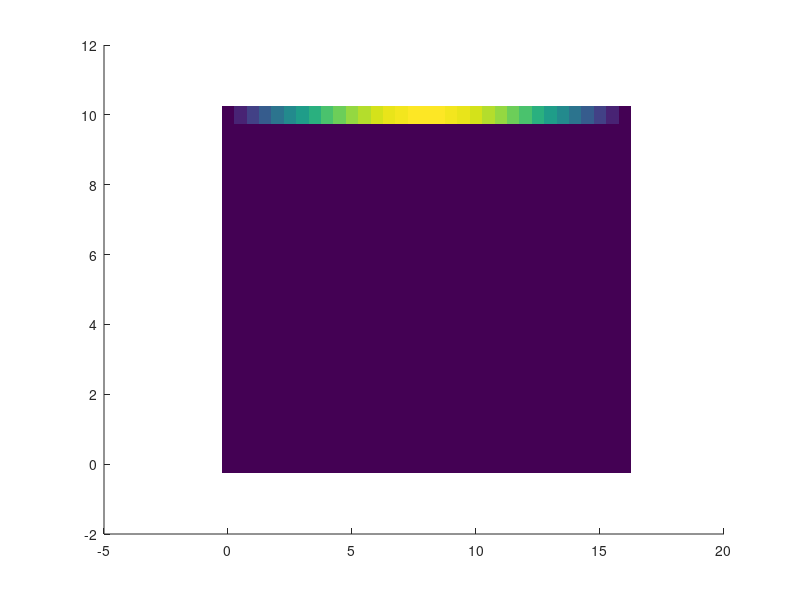

This figure's MATLAB source: (Note: this script raises an error after producing the figure.)
function finite_difference_solution(a_cm, b_cm, V_0, N_x, N_y, num_max_iter, max_rel_diff, plot_iterations)
% FINITE_DIFFERENCE_SOLUTION  Solves the electric potential in a
% rectangular covered trough using a 2D iterative finite difference method
% and plots the results.
%
% DESCRIPTION:
%   This function computes the electric scalar potential Phi_e(x,y) in a
%   rectangular cross-section metallic tube ('covered trough') with
%   Dirichlet boundary conditions. Three sides are held at zero potential
%   and the top face has a sinusoidal voltage profile. The solution is
%   computed iteratively using the finite difference method.
%
% SYNTAX:
%   finite_difference_solution(a_cm, b_cm, V_0, N_x, N_y, num_max_iter,
%   max_rel_diff, plot_iterations)
%
% INPUTS:
%   a_cm            - Width of the trough [cm]
%   b_cm            - Height of the trough [cm]
%   V_0             - Maximum voltage at the top boundary [V]
%   N_x             - Number of grid points along the y-axis
%   N_y             - Number of grid points along the x-axis
%   num_max_iter    - Maximum number of iterations
%   max_rel_diff    - Maximum relative difference to stop iterations
%   plot_iterations - Logical: true to plot potential at each iteration
%
% EXAMPLE:
%   finite_difference_solution(16, 10, 8, 33, 21, 500, 1e-3, true)
%
% AUTHOR:
%   Guilherme S. Rosa - Last modified: 2025-09-15

%% Default parameters if not provided
if nargin < 8
    a_cm = 16; 
    b_cm = 10;
    V_0 = 8;
    N_x = 33;
    N_y = 21;
    num_max_iter = 500;
    max_rel_diff = 1e-3;
    plot_iterations = true;
end

% Convert cm to meters
cm = 1e-2;
a = a_cm * cm;
b = b_cm * cm;

% Grid generation
x = linspace(0, a, N_x);
y = linspace(0, b, N_y);
[X, Y] = meshgrid(x, y);

% Discrete points for interior nodes
x_points = 2:N_x-1;
y_points = 2:N_y-1;

delta_x = (a)/(N_x-1);
delta_y = (b)/(N_y-1);

% Initialize potential matrix
Phi_e = zeros(N_x, N_y);

% Dirichlet boundaries
Phi_e(1,:) = 0;          % bottom
Phi_e(N_x,:) = 0;        % top in x direction
Phi_e(:,1) = 0;          % left

% Top boundary sinusoidal voltage
Phi_e(:,N_y) = V_0 .* sin(linspace(0, pi, N_x));

%% Plot setup if plotting iterations
if plot_iterations
    figure;
    hold on;
    fig = imagesc(x/cm, y/cm, Phi_e');  % Initial plot
    set(gca,'YDir','normal');     % so Y increases upwards
    colormap(parula);
    clim([0 V_0]);                % set color limits from 0 to V_0    
    axis([0 a/cm 0 b/cm]);
    xlabel('Position $x$ (cm)', 'Interpreter', 'LaTeX');
    ylabel('Position $y$ (cm)', 'Interpreter', 'LaTeX');
    h_title = title('Electric scalar potential $\Phi_e$ (V)', 'Interpreter', 'LaTeX');
    axis equal;
    hcb = colorbar;
    hcb.TickLabelInterpreter = 'latex';
    xticks(linspace(0, a, 5)/cm);
    yticks(linspace(0, b, 5)/cm);
    xlim([0 a]./cm);
    ylim([0 b]./cm);
    grid on; box on;
    format_fig();
end

Phi_e_new = Phi_e;

%% Iterative solution
for ind_iter = 1:num_max_iter
    if delta_x == delta_y
        % Simple averaging for square grid
        Phi_e_new(x_points, y_points) = 0.25 * ( ...
            Phi_e(x_points+1, y_points) + Phi_e(x_points-1, y_points) + ...
            Phi_e(x_points, y_points+1) + Phi_e(x_points, y_points-1) );
    else
        % Weighted for non-square grid
        Phi_e_new(x_points, y_points) = 0.5 / (1/delta_x^2 + 1/delta_y^2) * ( ...
            (Phi_e(x_points+1, y_points) + Phi_e(x_points-1, y_points))/delta_x^2 + ...
            (Phi_e(x_points, y_points+1) + Phi_e(x_points, y_points-1))/delta_y^2 );
    end

    % Enforce boundary conditions
    Phi_e_new(1,:) = 0;
    Phi_e_new(N_x,:) = 0;
    Phi_e_new(:,1) = 0;
    Phi_e_new(:,N_y) = V_0 .* sin(linspace(0, pi, N_x));

    % Plot iteration if required
    if plot_iterations
        set(h_title, ...
        'String', sprintf('Electric scalar potential $\\Phi_e$ (V), iteration %d', ind_iter), ...
        'Interpreter', 'LaTeX');
        set(fig, 'CData', Phi_e');

        drawnow;
        pause(0.1);
    end

    % Check convergence
    rel_diff = max(abs(Phi_e_new - Phi_e) ./ Phi_e_new, [], 'all');
    if rel_diff < max_rel_diff
        fprintf('Converged after %d iterations, relative difference = %.3e\n', ind_iter, rel_diff);
        break;
    end

    Phi_e = Phi_e_new;
end

fprintf('Total iterations: %d, final relative difference: %.3e\n', ind_iter, rel_diff);

% Plotting
figure;
hold on;

imagesc(x/cm, y/cm, Phi_e');  % map your physical coordinates
set(gca,'YDir','normal');     % so Y increases upwards
colormap(parula);
clim([0 V_0]);                % set color limits from 0 to V_0

% Overlay dashed contour lines with labels
[C, h] = contour(X/cm, Y/cm, Phi_e', 0:1:V_0, 'k--', 'LineWidth', 1);
clabel(C, h, 'FontSize', 16, 'LabelSpacing', 300, 'Interpreter','latex');

xlabel('Position $x$ (cm)', 'Interpreter', 'LaTeX');
ylabel('Position $y$ (cm)', 'Interpreter', 'LaTeX');
title(sprintf('Electric scalar potential $\\Phi_e$ (V), iteration %d', ind_iter), 'Interpreter', 'LaTeX');
axis equal;
colorbar('TickLabelInterpreter', 'latex');
grid on;
box on;
xticks(linspace(0, a, 5) ./ cm);
yticks(linspace(0, b, 5) ./ cm);

% Apply formatting
format_fig();

end

%% Helper function for figure formatting
function format_fig()
    % Apply consistent figure formatting for IEEE
    scale = 2;

    % Set figure size to IEEE single-column dimensions (8.85 x 4 cm)
    set(gcf, 'Units', 'centimeters', 'Position', 2.*[1 1 8.85 4]);

    % Update all font sizes and interpreters
    set(findall(gcf, '-property', 'FontSize'), 'FontSize', 8*scale);
    set(findall(gcf, '-property', 'Interpreter'), 'Interpreter', 'LaTeX');
    set(findall(gca, '-property', 'FontSize'), 'FontSize', 8*scale);
    set(findall(gca, '-property', 'Interpreter'), 'Interpreter', 'LaTeX');
    set(findall(gcf, 'type', 'text'), 'FontSize', 8*scale);

    % Use LaTeX for tick labels
    set(gca, 'TickLabelInterpreter', 'latex');

    set(gca, 'LooseInset', [0.05 0.05 0.05 0.05]);
end
